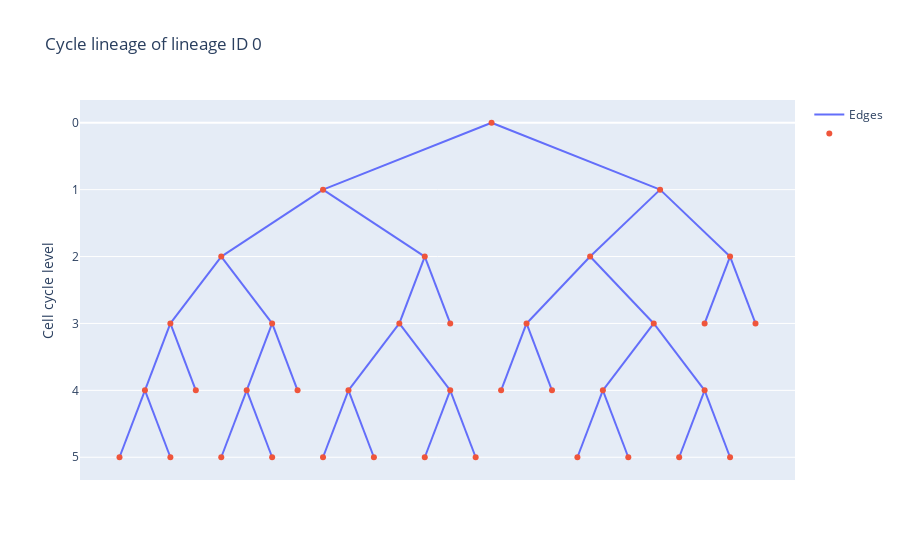

The notebook cell saved with this chart:
### Code cell
cyclelin0 = model.data.cycle_data[0]
cyclelin0.plot(
    title="Cycle lineage of lineage ID 0",
    node_hover_features=[
        "cycle_ID",
        "level",
        "division_time",
        "cell_cycle_completeness",
    ],
)

### Figure 1 — Plotly figure (JSON) as saved in the notebook; plotly's stock layout.template omitted (floating-point values rounded to 4 significant figures)
{"data": [{"mode": "lines", "name": "Edges", "type": "scatter", "x": [0.6875, 0.1875, null, 0.6875, 1.188, null, -2.812, -3.312, null, -2.812, -2.312, null, -0.8125, -1.312, null, -0.8125, -0.3125, null, 2.188, 1.688, null, 2.188, 2.688, null, -4.812, -4.312, null, -4.812, -5.312, null, 4.188, 3.688, null, 4.188, 4.688, null, -6.812, -6.312, null, -6.812, -7.312, null, 0, 3.312, null, 0, -3.312, null, -3.312, -1.312, null, -3.312, -5.312, null, 3.312, 1.938, null, 3.312, 4.688, null, -5.312, -6.312, null, -5.312, -4.312, null, 1.938, 3.188, null, 1.938, 0.6875, null, -1.312, -0.8125, null, -1.312, -1.812, null, 4.688, 4.188, null, 4.688, 5.188, null, 3.188, 4.188, null, 3.188, 2.188, null, -6.312, -5.812, null, -6.312, -6.812, null, -4.312, -4.812, null, -4.312, -3.812, null, -1.812, -0.8125, null, -1.812, -2.812, null], "y": [3, 4, null, 3, 4, null, 4, 5, null, 4, 5, null, 4, 5, null, 4, 5, null, 4, 5, null, 4, 5, null, 4, 5, null, 4, 5, null, 4, 5, null, 4, 5, null, 4, 5, null, 4, 5, null, 0, 1, null, 0, 1, null, 1, 2, null, 1, 2, null, 1, 2, null, 1, 2, null, 2, 3, null, 2, 3, null, 2, 3, null, 2, 3, null, 2, 3, null, 2, 3, null, 2, 3, null, 2, 3, null, 3, 4, null, 3, 4, null, 3, 4, null, 3, 4, null, 3, 4, null, 3, 4, null, 3, 4, null, 3, 4, null]}, {"hoverinfo": "text", "hovertemplate": "%{text}", "mode": "markers", "name": "", "text": ["cycle_ID: 9230<br>level: 3<br>division_time: 7<br>cell_cycle_completeness: True<br>", "cycle_ID: 9356<br>level: 4<br>division_time: 3<br>cell_cycle_completeness: True<br>", "cycle_ID: 9438<br>level: 4<br>division_time: 4<br>cell_cycle_completeness: True<br>", "cycle_ID: 9464<br>level: 4<br>division_time: 6<br>cell_cycle_completeness: True<br>", "cycle_ID: 9483<br>level: 4<br>division_time: 4<br>cell_cycle_completeness: True<br>", "cycle_ID: 9492<br>level: 4<br>division_time: 6<br>cell_cycle_completeness: True<br>", "cycle_ID: 9498<br>level: 4<br>division_time: 4<br>cell_cycle_completeness: True<br>", "cycle_ID: 8993<br>level: 0<br>division_time: 1<br>cell_cycle_completeness: False<br>", "cycle_ID: 9019<br>level: 1<br>division_time: 6<br>cell_cycle_completeness: True<br>", "cycle_ID: 9020<br>level: 1<br>division_time: 6<br>cell_cycle_completeness: True<br>", "cycle_ID: 9051<br>level: 2<br>division_time: 5<br>cell_cycle_completeness: True<br>", "cycle_ID: 9052<br>level: 2<br>division_time: 5<br>cell_cycle_completeness: True<br>", "cycle_ID: 9106<br>level: 2<br>division_time: 6<br>cell_cycle_completeness: True<br>", "cycle_ID: 9108<br>level: 2<br>division_time: 6<br>cell_cycle_completeness: True<br>", "cycle_ID: 9156<br>level: 3<br>division_time: 4<br>cell_cycle_completeness: True<br>", "cycle_ID: 9194<br>level: 3<br>division_time: 6<br>cell_cycle_completeness: True<br>", "cycle_ID: 9195<br>level: 3<br>division_time: 6<br>cell_cycle_completeness: True<br>", "cycle_ID: 9206<br>level: 3<br>division_time: 5<br>cell_cycle_completeness: True<br>", "cycle_ID: 9375<br>level: 5<br>division_time: 1<br>cell_cycle_completeness: False<br>", "cycle_ID: 9382<br>level: 3<br>division_time: 10<br>cell_cycle_completeness: False<br>", "cycle_ID: 9384<br>level: 3<br>division_time: 10<br>cell_cycle_completeness: False<br>", "cycle_ID: 9389<br>level: 5<br>division_time: 1<br>cell_cycle_completeness: False<br>", "cycle_ID: 9390<br>level: 4<br>division_time: 4<br>cell_cycle_completeness: False<br>", "cycle_ID: 9395<br>level: 3<br>division_time: 10<br>cell_cycle_completeness: False<br>", "cycle_ID: 9398<br>level: 5<br>division_time: 1<br>cell_cycle_completeness: False<br>", "cycle_ID: 9402<br>level: 5<br>division_time: 1<br>cell_cycle_completeness: False<br>", "cycle_ID: 9416<br>level: 5<br>division_time: 1<br>cell_cycle_completeness: False<br>", "cycle_ID: 9440<br>level: 5<br>division_time: 2<br>cell_cycle_completeness: False<br>", "cycle_ID: 9444<br>level: 5<br>division_time: 2<br>cell_cycle_completeness: False<br>", "cycle_ID: 9446<br>level: 4<br>division_time: 4<br>cell_cycle_completeness: False<br>", "cycle_ID: 9448<br>level: 5<br>division_time: 1<br>cell_cycle_completeness: False<br>", "cycle_ID: 9449<br>level: 5<br>division_time: 1<br>cell_cycle_completeness: False<br>", "cycle_ID: 9463<br>level: 4<br>division_time: 5<br>cell_cycle_completeness: False<br>", "cycle_ID: 9465<br>level: 5<br>division_time: 1<br>cell_cycle_completeness: False<br>", "cycle_ID: 9470<br>level: 4<br>division_time: 5<br>cell_cycle_completeness: False<br>", "cycle_ID: 9476<br>level: 5<br>division_time: 1<br>cell_cycle_completeness: False<br>", "cycle_ID: 9480<br>level: 5<br>division_time: 1<br>cell_cycle_completeness: False<br>"], "type": "scatter", "x": [0.6875, -2.812, -0.8125, 2.188, -4.812, 4.188, -6.812, 0, -3.312, 3.312, -5.312, 1.938, -1.312, 4.688, 3.188, -6.312, -4.312, -1.812, 1.688, -0.8125, 4.188, -1.312, 0.1875, 5.188, 2.688, -5.312, -7.312, -3.312, -2.312, 1.188, -6.312, -0.3125, -5.812, -4.312, -3.812, 3.688, 4.688], "y": [3, 4, 4, 4, 4, 4, 4, 0, 1, 1, 2, 2, 2, 2, 3, 3, 3, 3, 5, 3, 3, 5, 4, 3, 5, 5, 5, 5, 5, 4, 5, 5, 4, 5, 4, 5, 5]}], "layout": {"hovermode": "closest", "showlegend": true, "title": {"text": "Cycle lineage of lineage ID 0"}, "xaxis": {"showgrid": false, "showticklabels": false, "zeroline": false}, "yaxis": {"autorange": "reversed", "showgrid": true, "title": {"text": "Cell cycle level"}, "zeroline": true}}}
